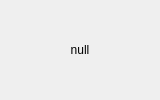
<?xml version="1.0" encoding="UTF-8"?>
<ui version="4.0">
 <class>ItemWidgetStyle0Class</class>
 <widget class="QWidget" name="ItemWidgetStyle0Class">
  <property name="geometry">
   <rect>
    <x>0</x>
    <y>0</y>
    <width>160</width>
    <height>100</height>
   </rect>
  </property>
  <property name="minimumSize">
   <size>
    <width>160</width>
    <height>100</height>
   </size>
  </property>
  <property name="maximumSize">
   <size>
    <width>160</width>
    <height>100</height>
   </size>
  </property>
  <property name="windowTitle">
   <string>ItemWidgetStyle0</string>
  </property>
  <layout class="QGridLayout" name="gridLayout">
   <item row="0" column="0">
    <widget class="QLabel" name="label">
     <property name="text">
      <string>null</string>
     </property>
     <property name="alignment">
      <set>Qt::AlignCenter</set>
     </property>
    </widget>
   </item>
  </layout>
 </widget>
 <layoutdefault spacing="6" margin="11"/>
 <resources/>
 <connections/>
</ui>
